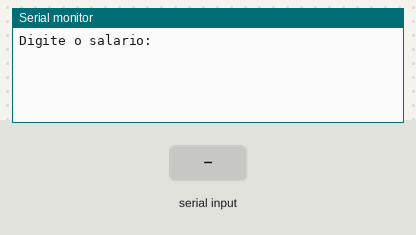
Bench run of a sketch on a simulated Arduino Uno, built with avr-gcc and run on an emulated ATmega328P. Shown: the last lines printed to the serial monitor. The inputs (shaded band) are chosen by the test bench.

Above: at 2.2 s.
2.3 s: "90,45\n" received over Serial
At 3.5 s:
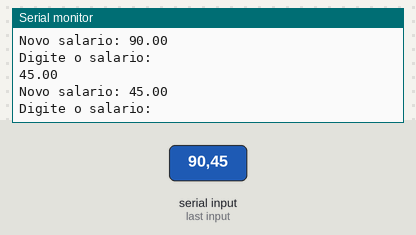
3.8 s: "30,150\n" received over Serial
At 4.9 s:
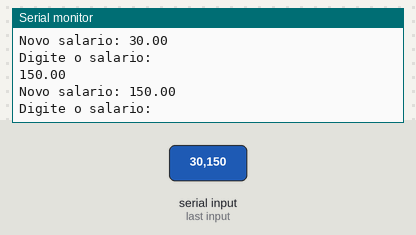
Timing chart, 0 to 6.8 s (numbered marks = the images above; inputs shaded):
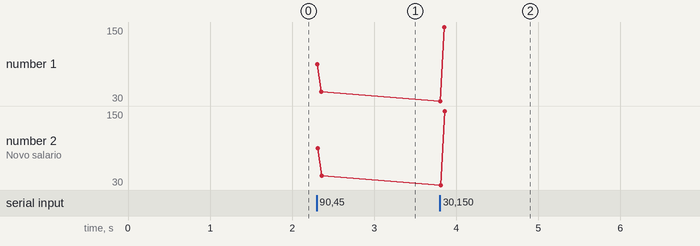

The sketch:

Exercicio1_04-03.ino
```cpp
//declaração de variáveis
  float sal, novosal;

void setup() {
  //inicia a comunicação com o Serial Monitor
  Serial.begin(9660);
  delay(1000);
}

void loop() {
  Serial.println("Digite o salario: ");
  sal = aguardandoEntradaNumerica();
  Serial.println(sal);
  novosal = sal + sal * (25 / 100);
  Serial.print("Novo salario: ");
  Serial.println(novosal);

}
//Criando uma função chamada
float aguardandoEntradaNumerica() {
  while (!Serial.available()) {
    //Aguarda até que um valor seja digitado
  }

  //verifica se a entrada é numérica ou ponto
  while (!isdigit(Serial.peek()) && Serial.peek() != '.') {
    //descarta a entrada não numérica
    Serial.read();
    while(Serial.available() == 0){
      //aguarda a nova entrada do usuário
    }
  }

  //Retornar o valor digitado do Serial em tipo float
  return Serial.parseFloat();
}
```

Measured:
- after the input at 2.3 s, the serial monitor: prints a new line at once (image 1)
- after the input at 3.8 s, the serial monitor: prints a new line at once (image 2)
- plotted number 1: 45 → 150 after the input at 3.8 s
- plotted number 2: 45 → 150 after the input at 3.8 s
